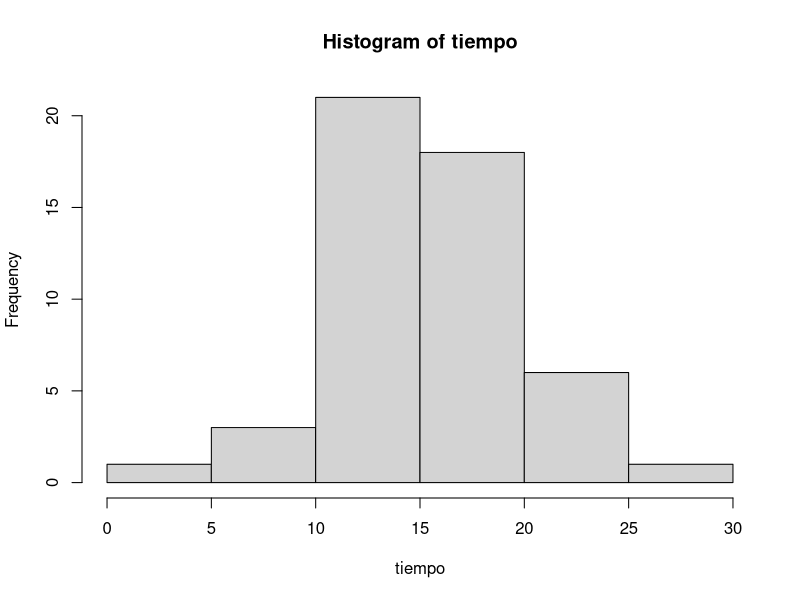
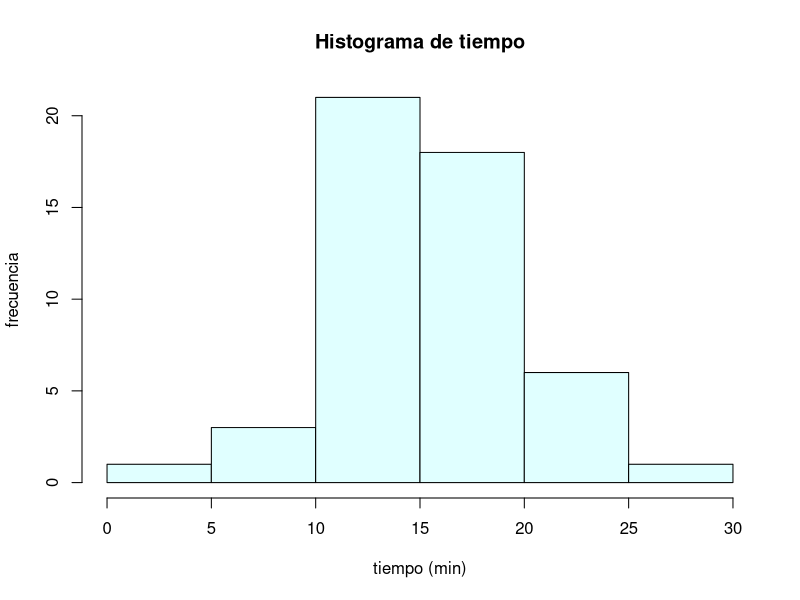
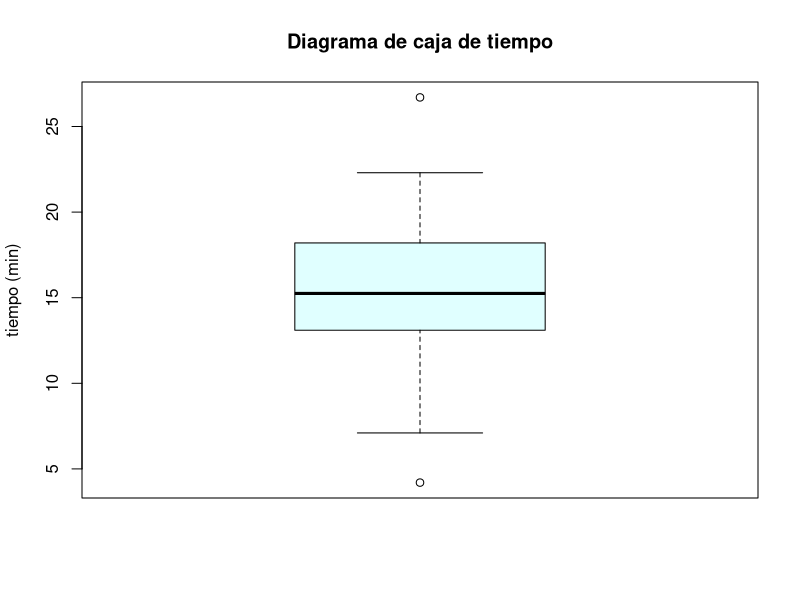
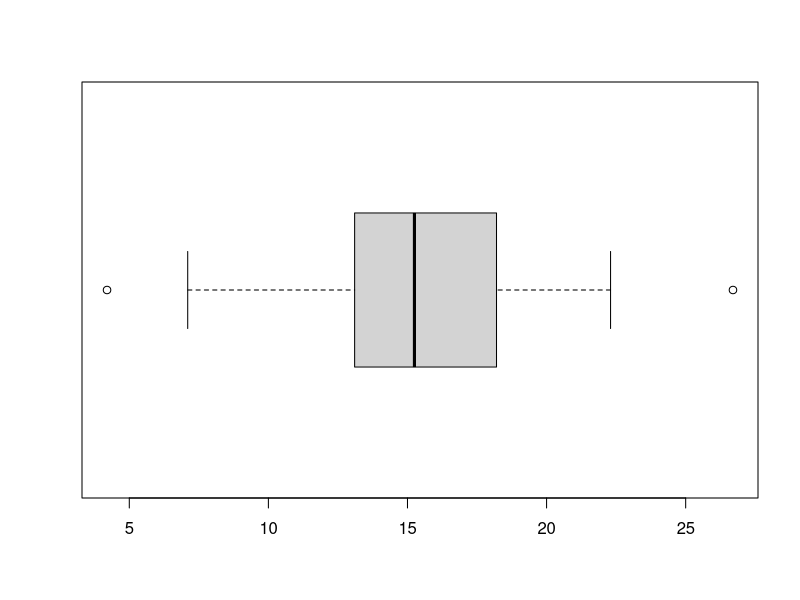

Reproduce these figures in R, in order. (Note: this script raises an error after producing the figures.)
## ---- chunk 1
knitr::opts_chunk$set(echo = TRUE)
## ---- chunk 2
datos<- read.table("dtiempos.txt", header=TRUE) 
## ---- chunk 3
# datos2 <- read.table(file.choose(), header=TRUE)
## ---- chunk 4
summary(datos)
## ---- chunk 5
a <- table(datos$tiempo)
## ---- chunk 6
attach(datos)
## ---- chunk 7
mean(tiempo)
## ---- chunk 8
median(tiempo)
## ---- chunk 9
var(tiempo)
## ---- chunk 10
sd(tiempo)
## ---- chunk 11
length(tiempo)
## ---- chunk 12
quantile(tiempo)
## ---- chunk 13
quantile(tiempo, c(.15, .2, .45, .90))
## ---- chunk 14
quantile(tiempo, probs=seq(from=0, to=1, by=0.1))
## ---- chunk 15
IQR(tiempo)
## ---- chunk 16
hist(tiempo)
## ---- chunk 17
hist(tiempo, main="Histograma de tiempo", col="lightcyan", xlab="tiempo (min)", ylab="frecuencia")
## ---- chunk 18
boxplot(tiempo, main="Diagrama de caja de tiempo", col="lightcyan", ylab="tiempo (min)")
## ---- chunk 19
boxplot(tiempo, horizontal = TRUE)
## ---- chunk 20
stem(tiempo)
## ---- chunk 21
stem(tiempo, seq(from=4, to=27, by=1))
## ---- chunk 22
plot(datos)
